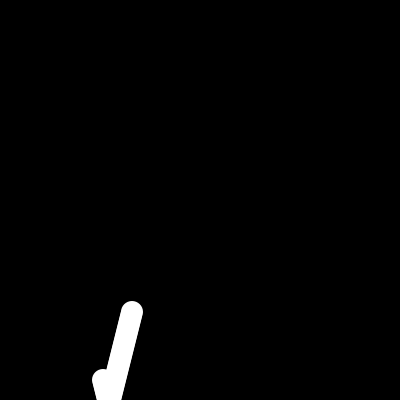
Frame 1 (no input)
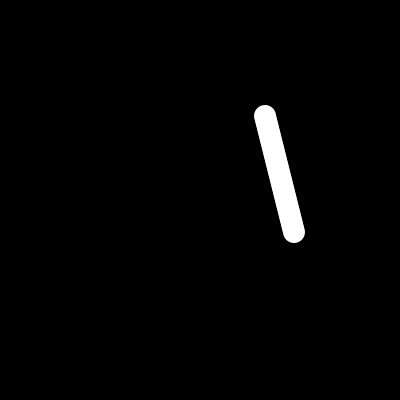
Frame 60 (the mouse pressed at the canvas centre just before this capture)
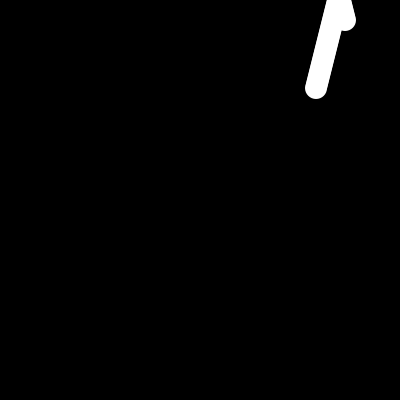
Frame 120 (the mouse held since frame 60 and released just before this capture)

The Processing sketch that drew these frames (run headless with seeded random() and noise(); from frame 60 on, the mouse is pressed at the canvas centre):

// Processing sketch: processing_860
// ── processing_860.pde

int ballnum = 30; 

Ball[] balls = new Ball[ballnum]; 

void setup(){
for(int i = 0; i < ballnum; i++){
  balls[i] = new Ball(int(random(10,30))); 
}

  size(400,400);

}

void draw()
{
  background(0);
  for(int i = 0; i < ballnum; i++){
    balls[0].display();
    balls[0].update();
  }
}

class Ball {
  int bsize; 
  int xpos;
  int ypos; 
  int xspeed;
  int yspeed; 
  
   Ball(int stemp){
    bsize = stemp;
    xpos = (int)random(400);
    ypos = (int)random(400); 
    xspeed = (int)random(1,5); 
    yspeed = (int)random(1,5);  
  }
  
  void display(){
    noStroke();
    smooth();
    ellipse(xpos,ypos,bsize,bsize);
      print("x:");
      println(xpos);
      print("y:");
      println(ypos);
      
    
  }
  
  void update(){
  xpos = xpos + xspeed;
  ypos = ypos + yspeed; 
  
    if(xpos > width || xpos < 0) {
      xspeed = xspeed * -1; 

    }

    if(ypos > height || ypos < 0) {
      yspeed = yspeed * -1; 
      print("y:");
      println(ypos);
    }
  }
  
}
